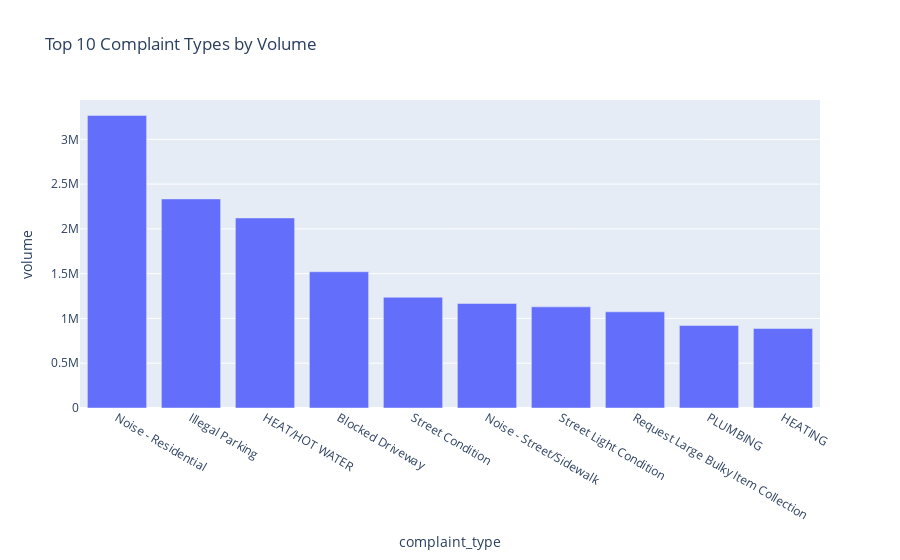

The notebook cell saved with this chart:
### Markdown cell above
**Let's count the number of records grouped by:**

### Code cell
datum = {
    'question':'What are the top 10 complaint types by volume?',
    'context': context,
    'answer':{
        'query': """SELECT complaint_type, COUNT(*) as volume, COUNT(*) / SUM(COUNT(*)) over () AS fraction
GROUP BY complaint_type
ORDER BY volume DESC
LIMIT 10""",
        'plot': """fig = px.bar(df, x='complaint_type', y='volume', title='Top 10 Complaint Types by Volume')"""
    }
}
dataset_311.append(datum)
df = pd.DataFrame.from_records(client.get("erm2-nwe9", query=datum['answer']['query']))
df = df.astype({'volume': int})
exec(datum['answer']['plot'])
fig

### Figure 1 — Plotly figure (JSON) as saved in the notebook; plotly's stock layout.template omitted (floating-point values rounded to 4 significant figures)
{"data": [{"alignmentgroup": "True", "hovertemplate": "complaint_type=%{x}<br>volume=%{y}<extra></extra>", "legendgroup": "", "marker": {"color": "#636efa", "pattern": {"shape": ""}}, "name": "", "offsetgroup": "", "orientation": "v", "showlegend": false, "textposition": "auto", "type": "bar", "x": ["Noise - Residential", "Illegal Parking", "HEAT/HOT WATER", "Blocked Driveway", "Street Condition", "Noise - Street/Sidewalk", "Street Light Condition", "Request Large Bulky Item Collection", "PLUMBING", "HEATING"], "xaxis": "x", "y": [3266889, 2334259, 2121880, 1521148, 1236810, 1167005, 1129262, 1073753, 920927, 887869], "yaxis": "y"}], "layout": {"autosize": true, "barmode": "relative", "legend": {"tracegroupgap": 0}, "title": {"text": "Top 10 Complaint Types by Volume"}, "xaxis": {"anchor": "y", "autorange": true, "domain": [0, 1], "range": [-0.5, 9.5], "title": {"text": "complaint_type"}, "type": "category"}, "yaxis": {"anchor": "x", "autorange": true, "domain": [0, 1], "range": [0, 3439000.0], "title": {"text": "volume"}, "type": "linear"}}}
